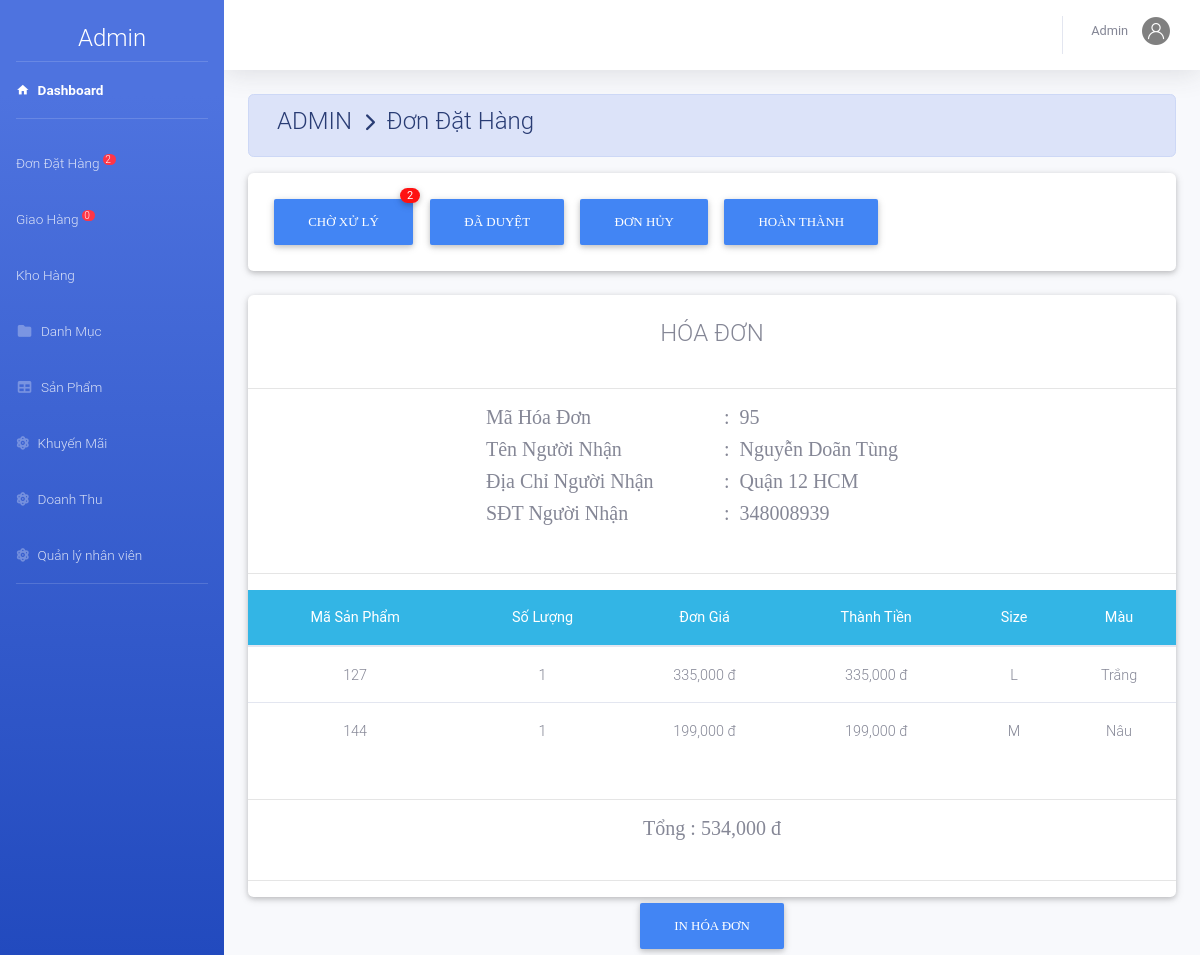
The page /admin/index.php?action=xldathang&view=ctdh&mahd=95 (signed in) on the database its author committed.
### tables this page shows
CREATE TABLE `nguoinhan` (
  `MaHD` int(11) NOT NULL,
  `TenNN` varchar(50) NOT NULL,
  `DiaChiNN` text NOT NULL,
  `SDTNN` int(12) NOT NULL
);

CREATE TABLE `chitiethoadon` (
  `MaHD` int(11) NOT NULL,
  `MaSP` int(11) NOT NULL,
  `SoLuong` int(11) NOT NULL,
  `DonGia` decimal(10,0) NOT NULL,
  `ThanhTien` decimal(10,0) NOT NULL,
  `Size` varchar(50) NOT NULL,
  `MaMau` varchar(50) NOT NULL
);

### public/admin/dondathang/chitietdathang.php (the view, shortened to what this page needs)
<?php
	include_once('../model/database.php');
	$mahd=$_GET['mahd'];
	$sql="select * from chitiethoadon where MaHD=$mahd ";
	$rs=mysqli_query($conn,$sql);
	$sql2="select * from nguoinhan where MaHD=$mahd ";
	$rs2=mysqli_query($conn,$sql2);
	$row2=mysqli_fetch_array($rs2);
?>
<div class="row">
    <div class="col-md-12 grid-margin stretch-card">
        <div class="card">
        	<br>
			<h4 class="m-auto" > HÓA ĐƠN</h4><br><hr>
			<div class="row">
				<div class="col-md-3"></div>
				<div class="col-md-3"><h5 style="font-family: Alata;">Mã Hóa Đơn </h5></div>
				<div class="col-md-6"><h5 style="font-family: Alata;">: &#160;<?php echo $mahd ?></h5></div>
				<div class="col-md-3"></div>
				<div class="col-md-3"><h5 style="font-family: Alata;">Tên Người Nhận </h5></div>
				<div class="col-md-6"><h5 style="font-family: Alata;">: &#160;<?php echo $row2['TenNN']; ?></h5></div>
				<div class="col-md-3"></div>
				<div class="col-md-3"><h5 style="font-family: Alata;">Địa Chỉ Người Nhận </h5></div>
				<div class="col-md-6"><h5 style="font-family: Alata;">: &#160;<?php echo $row2['DiaChiNN'] ?></h5></div>
				<div class="col-md-3"></div>
				<div class="col-md-3"><h5 style="font-family: Alata;">SĐT Người Nhận </h5></div>
				<div class="col-md-6"><h5 style="font-family: Alata;">: &#160;<?php echo $row2['SDTNN'] ?></h5></div>
			</div>
			<br><hr>
			<table class="table table-hover m-auto text-center" style="font-size: 13px;">
				<thead class="badge-info">
					<tr>
						<th>Mã Sản Phẩm</th><th>Số Lượng </th><th>Đơn Giá</th><th>Thành Tiền</th><th>Size</th><th>Màu</th>
					</tr>
				</thead>
				<tbody >
			 <?php $so=0;
				 while ($row=mysqli_fetch_array($rs)) { $so=$so+$row['ThanhTien']; ?>
					<tr>
						<td><?php echo $row['MaSP']; ?></td>
						<td><?php echo $row['SoLuong']; ?></td>
						<td><?php echo number_format($row['DonGia']).' đ'; ?></td>
						<td><?php echo number_format($row['ThanhTien']).' đ'; ?></td>
						<td><?php echo $row['Size']; ?></td><td><?php echo $row['MaMau']; ?></td>
					</tr>
			 <?php	} ?>
				</tbody>
			</table><br><hr>
			<h5 class="m-auto" style="font-family: Alata;">Tổng : <?php echo number_format($so).' đ'; ?></h5>
			<br><hr>
		</div>
	</div>
		<div class="col-12" >
			<center>
				<button type="sub" name="dk" value="đã duyệt"class="btn btn-primary" style="font-family: Comfortaa;">In hóa Đơn</button>
			</center>
		</div>
</div>

### rows shown on the page
nguoinhan: TenNN "Nguyễn Doãn Tùng", DiaChiNN "Quận 12 HCM", SDTNN "348008939"
chitiethoadon: MaSP "127", SoLuong "1", DonGia "335,000", ThanhTien "335,000", Size "L", MaMau "Trắng"
chitiethoadon: MaSP "144", SoLuong "1", DonGia "199,000", ThanhTien "199,000", Size "M", MaMau "Nâu"

### other values the page prints
$dem "2"
$dem "0"
$nv['TenNV'] "Admin"
$mahd "95"
$so "534,000"
